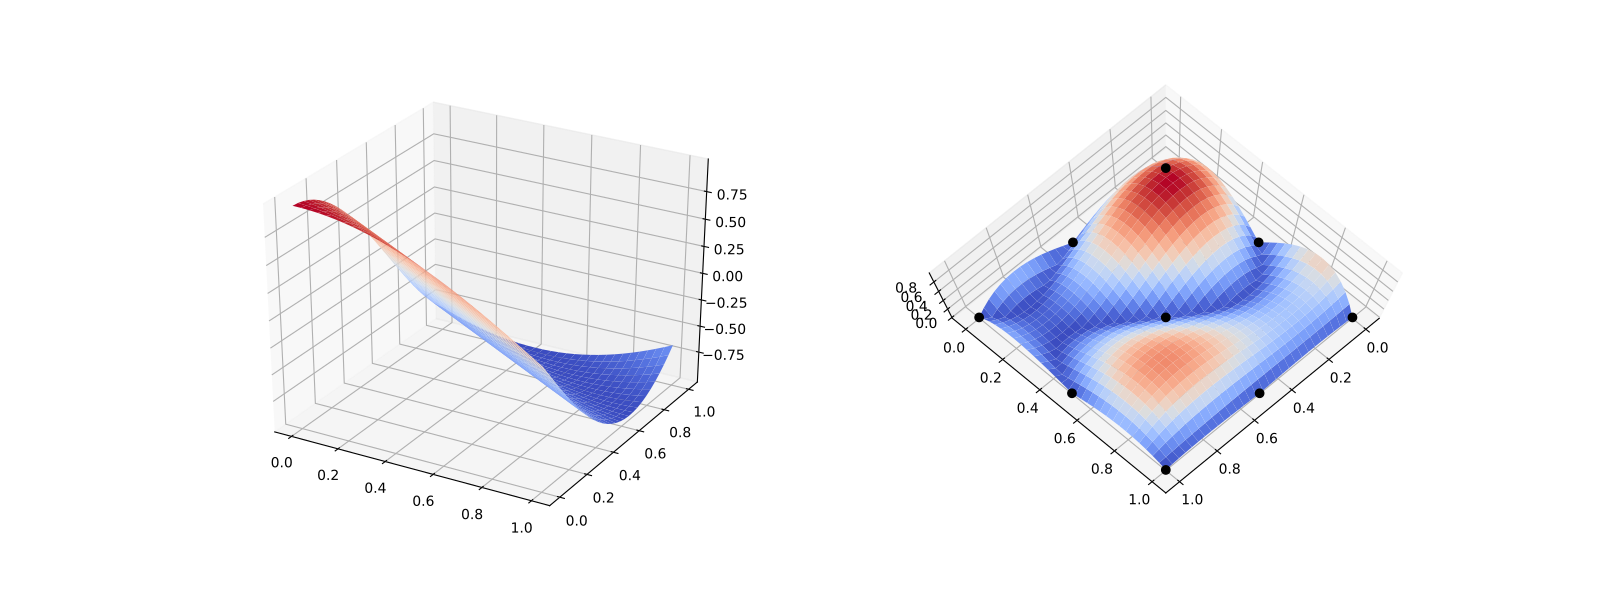

The Python source for this figure:
import numpy as np
from pyapprox.variables import IndependentMultivariateRandomVariable
from pyapprox.variable_transformations import \
AffineRandomVariableTransformation
from pyapprox.multivariate_polynomials import PolynomialChaosExpansion,\
define_poly_options_from_variable_transformation
from pyapprox.probability_measure_sampling import \
generate_independent_random_samples
from scipy.stats import uniform, beta
from pyapprox.indexing import compute_hyperbolic_indices, tensor_product_indices
from pyapprox.models.genz import GenzFunction
from functools import partial
from pyapprox.univariate_quadrature import gauss_jacobi_pts_wts_1D, \
clenshaw_curtis_in_polynomial_order
from pyapprox.utilities import get_tensor_product_quadrature_rule

np.random.seed(1)
univariate_variables = [
uniform(),beta(3,3)]
variable = IndependentMultivariateRandomVariable(univariate_variables)
var_trans = AffineRandomVariableTransformation(variable)

c = np.random.uniform(0.,1.,var_trans.num_vars())
c*=4/c.sum()
w = np.zeros_like(c); w[0] = np.random.uniform(0.,1.,1)
model = GenzFunction( "oscillatory",var_trans.num_vars(),c=c,w=w )


poly = PolynomialChaosExpansion()
poly_opts = define_poly_options_from_variable_transformation(var_trans)
poly.configure(poly_opts)

#num_train_samples = indices.shape[1]#*2
#train_samples = generate_independent_random_samples(
#    var_trans.variable,num_train_samples)

#univariate_quadrature_rules = [
#    partial(gauss_jacobi_pts_wts_1D,alpha_poly=0,beta_poly=0),
#    partial(gauss_jacobi_pts_wts_1D,alpha_poly=2,beta_poly=2)]
level=1
univariate_quadrature_rules = [
partial(clenshaw_curtis_in_polynomial_order,
return_weights_for_all_levels=False)]*poly.num_vars()
train_samples, train_weights = get_tensor_product_quadrature_rule(
level,var_trans.num_vars(),univariate_quadrature_rules,
var_trans.map_from_canonical_space)

degrees = [int(train_samples.shape[1]**(1/poly.num_vars()))]*poly.num_vars()
#indices = compute_hyperbolic_indices(poly.num_vars(),degree,1.0)
indices = tensor_product_indices(degrees)
poly.set_indices(indices)

train_values = model(train_samples)

basis_matrix = poly.basis_matrix(train_samples)
coef = np.linalg.lstsq(basis_matrix,train_values,rcond=None)[0]
poly.set_coefficients(coef)

plot_limits = [0,1,0,1]
num_pts_1d = 30
from pyapprox.configure_plots import *
from pyapprox.visualization import plot_surface, get_meshgrid_function_data

fig = plt.figure(figsize=(2*8,6))
ax=fig.add_subplot(1,2,1,projection='3d')
X,Y,Z = get_meshgrid_function_data(model, plot_limits, num_pts_1d)
plot_surface(X,Y,Z,ax)

ax=fig.add_subplot(1,2,2,projection='3d')
error = lambda x: np.absolute(model(x)-poly(x))
X,Y,Z = get_meshgrid_function_data(error, plot_limits, num_pts_1d)
plot_surface(X,Y,Z,ax)
offset = -(Z.max()-Z.min())/2
ax.plot(train_samples[0,:],train_samples[1,:],
#offset*np.ones(train_samples.shape[1]),'o',zorder=100,color='b')
error(train_samples)[:,0],'o',zorder=100,color='k')
ax.view_init(80, 45)
plt.show()
